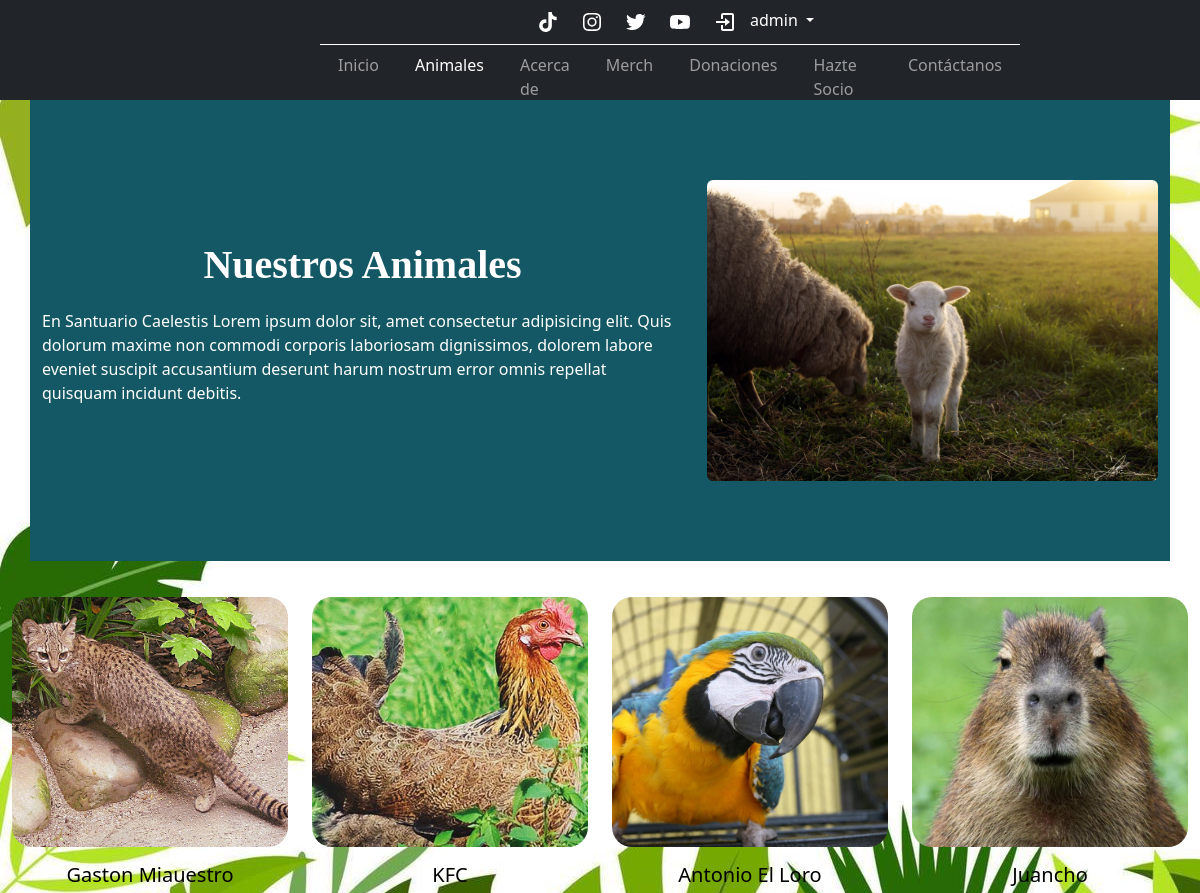
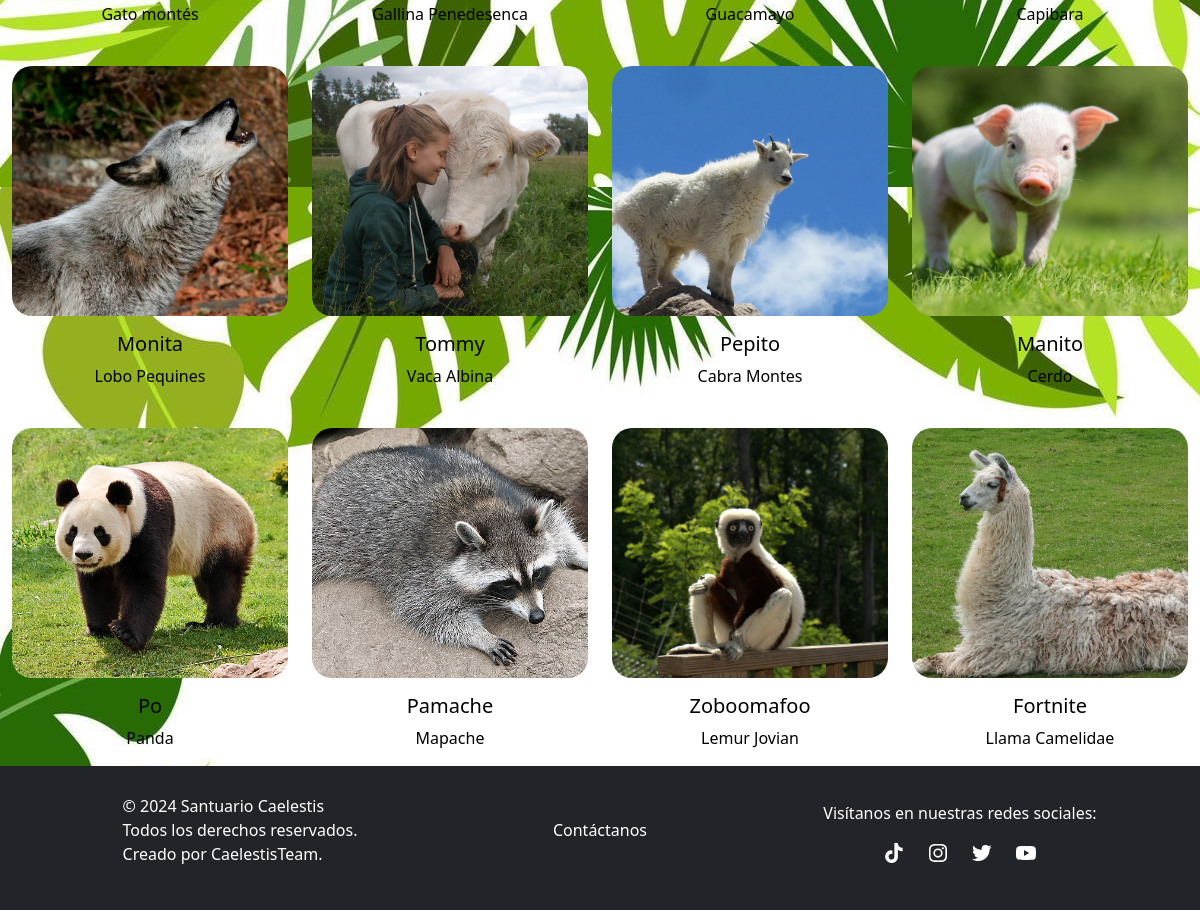
/animales/ (signed in), run on the app's committed database (2 pictures, top to bottom).
### myapp/models.py (models this page shows, shortened)
class Animal(models.Model):
    id_animal           = models.AutoField(primary_key=True)
    nombre_animal       = models.CharField(max_length=100)
    especie_animal      = models.CharField(max_length=100)
    descripcion_animal  = models.TextField()
    anno_nacimiento     = models.IntegerField()
    nativo              = models.CharField(max_length=100)
    genero_animal       = models.ForeignKey(GeneroAnimal, on_delete=models.CASCADE)
    llegada             = models.DateField()
    imagen_animal       = models.ImageField(upload_to='fotos/', null=True)

### myapp/views.py (the view)
# urls.py: path('animales/', views.animales, name='animales'),
def animales(request):
    animales = Animal.objects.all()
    context = { "animales" : animales }
    return render(request, 'myapp/animales.html', context)

### myapp/templates/myapp/animales.html (shortened to what this page needs)
{% load static %}
<!DOCTYPE html>
<html lang="en">
<head>
    <link rel="stylesheet" href="{% static 'myapp/css/styles-animales.css' %}">
    <link href="https://cdn.jsdelivr.net/npm/bootstrap@5.3.3/dist/css/bootstrap.min.css" rel="stylesheet">
</head>
<body>
    <nav class="navbar navbar-expand-lg navbar-dark bg-dark menu">
        <div class="content-nav">
            <div class="d-flex">
                <div class="col-xl-2 d-flex justify-content-start align-items-center logo">
                </div>
                <div class="col-xl-10 col-lg-12 d-flex flex-column-reverse">
                    <div class="ms-auto w-100 d-flex justify-content-center">
                        <div class="navbar-spec collapse navbar-collapse" id="navbarNavAltMarkup">
                            <div>
                                <ul class="navbar-nav">
                                    <li class="nav-item">
                                        <a class="nav-link" aria-current="page" href="{% url 'index' %}">Inicio</a>
                                    </li>
                                    <li class="nav-item">
                                        <a class="nav-link active" href="{% url 'animales' %}">Animales</a>
                                    </li>
                                    <li class="nav-item">
                                        <a class="nav-link" href="{% url 'acercade' %}">Acerca de</a>
                                    </li>
                                    <li class="nav-item">
                                        <a class="nav-link" href="{% url 'merch' %}">Merch</a>
                                    </li>
                                    <li class="nav-item">
                                        <a class="nav-link" href="{% url 'donaciones' %}">Donaciones</a>
                                    </li>
                                    <li class="nav-item">
                                        <a class="nav-link" href="{% url 'socio' %}">Hazte Socio</a>
                                    </li>
                                    <li class="nav-item">
                                        <a class="nav-link" href="{% url 'contactanos' %}">Contáctanos</a>
                                    </li>
                                </ul>
                            </div>
                            <div class="icons">
                                <a href="https://www.youtube.com/">
                                </a>
                                <a href="https://www.youtube.com/">
                                </a>
                                <a href="https://www.youtube.com/">
                                </a>
                                <a href="https://www.youtube.com/">
                                </a>
                                {% if user.is_authenticated %}
                                <div class="dropdown">
                                    <a href="#" class="dropdown-toggle no-link-style text-decoration-none" id="userDropdown" data-bs-toggle="dropdown" aria-expanded="false" style="color: #fff !important;">
                                        <svg xmlns="http://www.w3.org/2000/svg" width="24" height="24" viewBox="0 0 24 24" style="fill: #fff;">
                                            <path d="M13 16l5-4-5-4v3H4v2h9z"></path>
                                            <path d="M20 3h-9c-1.103 0-2 .897-2 2v4h2V5h9v14h-9v-4H9v4c0 1.103.897 2 2 2h9c1.103 0 2-.897 2-2V5c0-1.103-.897-2-2-2z"></path>
                                        </svg>
                                        {{ user.username }}
                                    </a>
                                </div>
                                {% endif %}
                            </div>
                        </div>
                    </div>
                </div>
            </div>
        </div>
    </nav>
    <div class="contenedor-info-animal">
        <div class="contenedor-animal container">
            <div class="row align-items-center">
                <div class="col-lg-7 col-md-12">
                    <h1 class="text-white" style="text-align: center;">Nuestros Animales</h1>
                    <p class="text-white">En Santuario Caelestis Lorem ipsum dolor sit, amet consectetur adipisicing elit. Quis dolorum maxime non commodi corporis laboriosam dignissimos, dolorem labore eveniet suscipit accusantium deserunt harum nostrum error omnis repellat quisquam incidunt debitis.</p>
                </div>
                <div class="col-lg-5 col-md-12">
                    <img src="{% static 'myapp/img/img1.jpg' %}" alt="Santuario" class="img-fluid rounded">
                </div>
            </div>
        </div>
        <div class="container-fluid info-animal">
            <div class="row row-cols-1 row-cols-md-2 row-cols-lg-4 g-4">
                {% for animal in animales %}
                    <div class="col-12 col-md-6 col-lg-3">
                        <div class="card">
                            <a href="{% url 'info_animal' animal.id_animal %}">
                                <img src="{{ animal.imagen_animal.url }}" class="img-fluid card-img-top" alt="...">
                            </a>
                            <div class="card-body">
                                <h5 class="card-title fs-5 text-center text-md-start">{{animal.nombre_animal}}</h5>
                                <p class="card-text fs-6 text-center text-md-start">{{animal.especie_animal}}</p>
                            </div>
                        </div>
                    </div>
                {% endfor %}
            </div>
        </div>
    </div>
    <footer class="bg-dark">
        <div class="izquierda">
            <p>© 2024 Santuario Caelestis<br>Todos los derechos reservados.<br>Creado por CaelestisTeam.</p>
        </div>
        <div class="centro">
            <p><a href="{% url 'contactanos' %}">Contáctanos</a></p>
        </div>
        <div class="derecha">
            <p>Visítanos en nuestras redes sociales:</p>
            <div class="justify-content-center icons-footer">
            </div>
        </div>
    </footer>
    <link href="https://cdn.jsdelivr.net/npm/bootstrap@5.3.3/dist/css/bootstrap.min.css" rel="stylesheet">
    </body>
</html>

### myapp/static/myapp/css/styles-animales.css (style rules this page uses)
* { margin: 0; padding: 0; box-sizing: border-box; }
.navbar-spec { display: flex; flex-direction: column-reverse; }
nav { height: 100px; background: #00000054; }
nav li { padding: 0 10px; }
.content-nav { padding: 0 180px; height: 100%; width: 100%; }
.icons { display: flex; flex-direction: row; justify-content: center; padding-bottom: 10px; border-bottom: 1px solid #fff; width: 100%; }
.icons svg { margin: 0 10px; }
.contenedor-animal { background: #135864; padding: 80px 15px; --margin-top: 1%; margin-bottom: 3%; --background-image: url(../img/fondo-hojas.jpg); }
.contenedor-info-animal { background-image: url(../img/fondo-hojas.jpg); }
.contenedor-animal h1 { font-family: 'Times New Roman', serif; font-size: 2.5rem; font-weight: bold; margin-bottom: 20px; }
.info-animal .card { background: transparent; color: #000000; border: none; text-align: center; }
.info-animal .card h5,.info-animal .card p { text-align: center !important; }
.info-animal .card-img-top { border-radius: 20px; object-fit: cover; transition: transform 0.5s ease; height: 250px; }
footer { padding: 28px 180px; color: #fff; display: grid; grid-template-columns: 1fr 1fr 1fr; }
footer .izquierda, footer .centro { display: flex; justify-content: center; align-items: center; }
footer .derecha { display: flex; flex-direction: column; justify-content: center; align-items: center; }
footer a { text-decoration: none; color: #ffffff; }
.icons-footer { display: flex; flex-direction: row; justify-content: center; padding-bottom: 10px; }
.icons-footer svg { margin: 0 10px; }
@media screen and (max-width: 1333px) { footer { padding: 28px 60px; } }

### data on the page
Animal: imagen_animal (picture), nombre_animal "Gaston Miauestro", especie_animal "Gato montés"
Animal: imagen_animal (picture), nombre_animal "KFC", especie_animal "Gallina Penedesenca"
Animal: imagen_animal (picture), nombre_animal "Antonio El Loro", especie_animal "Guacamayo"
Animal: imagen_animal (picture), nombre_animal "Juancho", especie_animal "Capibara"
Animal: imagen_animal (picture), nombre_animal "Monita", especie_animal "Lobo Pequines"
Animal: imagen_animal (picture), nombre_animal "Tommy", especie_animal "Vaca Albina"
Animal: imagen_animal (picture), nombre_animal "Pepito", especie_animal "Cabra Montes"
Animal: imagen_animal (picture), nombre_animal "Manito", especie_animal "Cerdo"
Animal: imagen_animal (picture), nombre_animal "Po", especie_animal "Panda"
Animal: imagen_animal (picture), nombre_animal "Pamache", especie_animal "Mapache"
Animal: imagen_animal (picture), nombre_animal "Zoboomafoo", especie_animal "Lemur Jovian"
Animal: imagen_animal (picture), nombre_animal "Fortnite", especie_animal "Llama Camelidae"

### other printed values
{{ user.username }} "admin"
